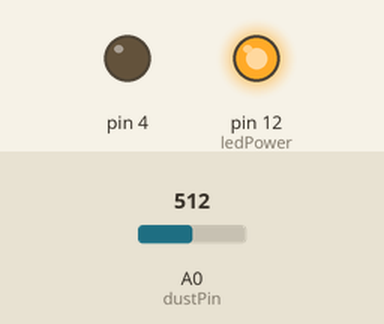
Recording of a sketch running on a simulated Arduino Uno, built with avr-gcc and run on an emulated ATmega328P. Shown: output pins drawn as LEDs (lit = HIGH). The test bench sets the inputs (shaded band); at power-on: A0 (dustPin) = 512. What the sketch prints to the serial monitor is not drawn.

Above: at 0.1 s.
Timing chart, 0 to 1.6 s (numbered marks = the images above):
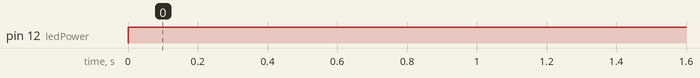

Measured:
- by itself, pin 12 (ledPower): LOW → HIGH at 0.00 s

The sketch:

sharpDust.ino
```cpp
int dustPin=0;
int dustVal=0;

int ledPower=12;
int delayTime=280;
int delayTime2=40;
float offTime=9680;

void setup(){
  Serial.begin(9600);
  pinMode(ledPower,OUTPUT);
  pinMode(4, OUTPUT);
}

void loop(){
  // ledPower is any digital pin on the arduino connected to Pin 3 on the sensor
  digitalWrite(ledPower,LOW); // power on the LED
  delayMicroseconds(delayTime);
  dustVal=analogRead(dustPin); // read the dust value via pin 5 on the sensor
  delayMicroseconds(delayTime2);
  digitalWrite(ledPower,HIGH); // turn the LED off
  delayMicroseconds(offTime);

  delay(3000);
  Serial.println(dustVal);
}
```
